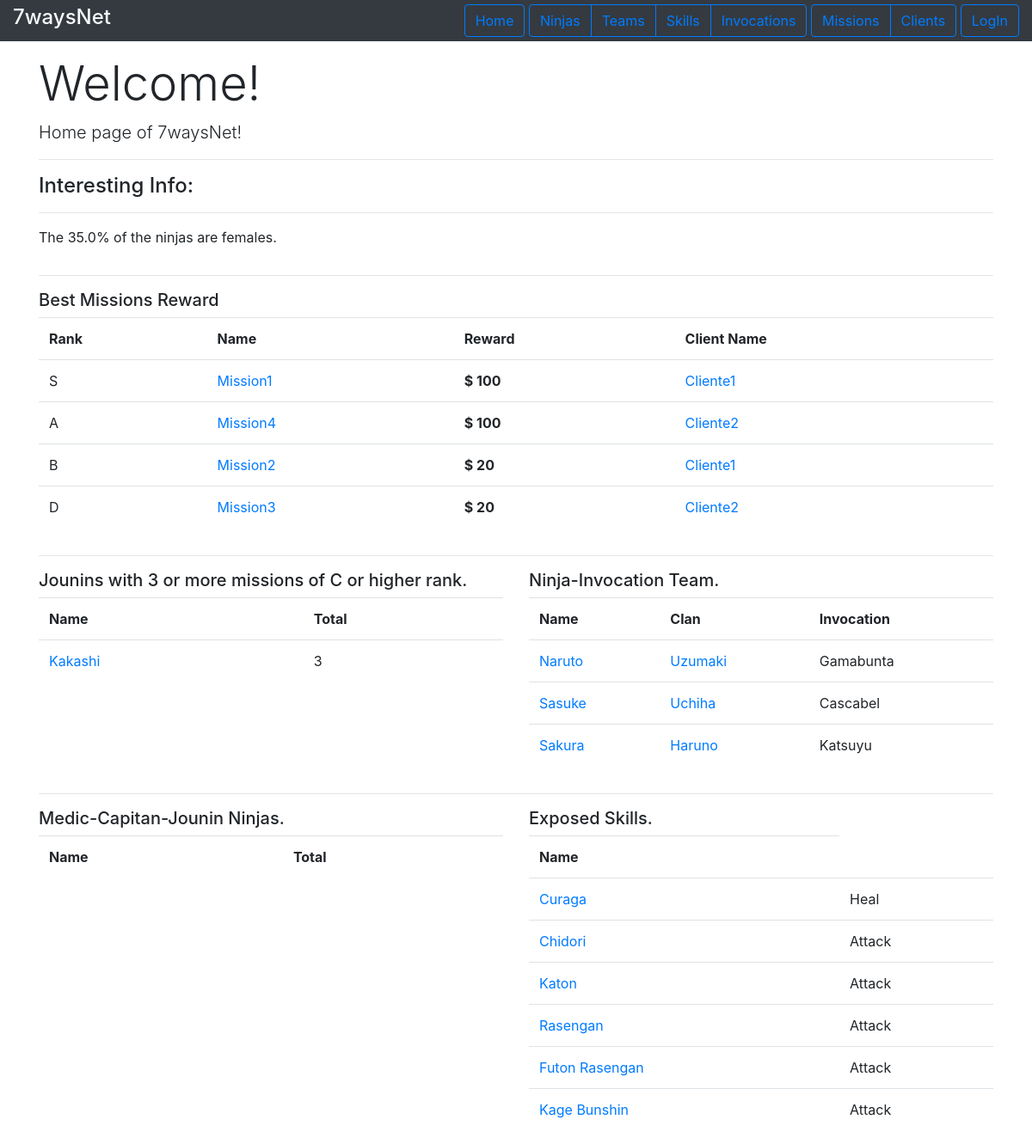
The page / on the database its author committed.
### missions/models.py (models this page shows, shortened)
class Mission(models.Model):
    name = models.CharField(max_length=200)
    description = models.TextField()
    rank = models.CharField(max_length=10)
    reward = models.IntegerField()
    available = models.BooleanField(default=True)
    client = models.ForeignKey(Client, on_delete=models.CASCADE)
    team = models.ForeignKey(Team, on_delete=models.CASCADE, default=None, blank=True,null=True)
    inventory = models.OneToOneField(Inventory, on_delete=models.CASCADE, default=None, null=True, blank=True)
    leader = models.ForeignKey(JouninNinja, on_delete=models.CASCADE, default=None, blank=True,null=True)

class Client(models.Model):
    name = models.CharField(max_length=200)
    country = models.CharField(max_length=200)
    user = models.OneToOneField(User,on_delete=models.CASCADE)

### ninjas/models.py (models this page shows, shortened)
class Ninja(models.Model):
    name = models.CharField(max_length=200)
    nick_name = models.CharField(max_length=50,null=True,blank=True)
    age = models.IntegerField()
    clan = models.CharField(max_length=200)
    birth_date = models.DateTimeField('birth')
    gender = models.CharField(max_length=10)
    max_chakra = models.IntegerField(default=100,null=True,blank=True)
    is_medic = models.BooleanField(default=False)
    skills = models.ManyToManyField(Skill, blank=True)
    user = models.OneToOneField(User,on_delete=models.CASCADE)
    invocations = models.ManyToManyField(Invocation, blank=True)
    team = models.ForeignKey(Team, on_delete=models.CASCADE, default=None, null=True, blank=True)
    def __str__(self):
        return self.name

class JouninNinja(Ninja):
    exam_date = models.DateField()
    calification = models.IntegerField(default=5, validators=[MinValueValidator(0),MaxValueValidator(10)])
    leading_team = models.BooleanField(default=False, blank=True)
    """ def guide_of(self):
        return Team.objects.filter( guide_id = self.pk ) """

class Ninja(models.Model):
    name = models.CharField(max_length=200)
    nick_name = models.CharField(max_length=50,null=True,blank=True)
    age = models.IntegerField()
    clan = models.CharField(max_length=200)
    birth_date = models.DateTimeField('birth')
    gender = models.CharField(max_length=10)
    max_chakra = models.IntegerField(default=100,null=True,blank=True)
    is_medic = models.BooleanField(default=False)
    skills = models.ManyToManyField(Skill, blank=True)
    user = models.OneToOneField(User,on_delete=models.CASCADE)
    invocations = models.ManyToManyField(Invocation, blank=True)
    team = models.ForeignKey(Team, on_delete=models.CASCADE, default=None, null=True, blank=True)
    def __str__(self):
        return self.name

### invocations/models.py (models this page shows, shortened)
class Invocation(models.Model):
    name = models.CharField(max_length=200)
    invocation_type = models.CharField(max_length=200)

### skills/models.py (models this page shows, shortened)
class Skill(models.Model):
    name = models.CharField(max_length=200)
    chakra_required = models.IntegerField()
    belong_to_the_village = models.BooleanField()
    element = models.CharField(max_length=50)
    def specific_type(self):
        types = [AttackSkill,HealSkill]
        specific_skill = self
        for type in types:
            try:
                specific_skill=type.objects.get(pk=self.pk)
                break
            except: pass
        return specific_skill

### seven_ways_net/views.py (the view)
# urls.py: path('',views.index,name="index"),                  #home page
def index(request):
    best5Reward = Best5RewardMissions()
    ninjaInvocationPair = NinjaInvocationPair()
    jounin3C = ShowJouninsWith3C()
    medicCapitans = MedicCapitans()
    exposedSkills = ExposedSkills()
    return render(request,'seven_ways_net/index.html',{
                                                        "femalePercent":femalePercent(),
                                                        "best5Reward" : best5Reward,
                                                        "ninjaInvocationPair":ninjaInvocationPair,
                                                        "jounin3C":jounin3C,
                                                        "medicCapitans":medicCapitans,
                                                        "exposedSkills":exposedSkills
                                                        })

### seven_ways_net/views.py (called while the page is built)
def femalePercent():
    total_famale = len(Ninja.objects.filter(gender="F"))
    total = len(Ninja.objects.all())
    return (total_famale/total )*100 if total > 0 else 0

def Best5RewardMissions():
    return Mission.objects.order_by("-reward")[:5]

def NinjaInvocationPair():          #falta poner que solo los que tengan mas de 6 misiones con rango S.
    ninjas = Ninja.objects.all()
    sol=[]
    for n in ninjas:
        for i in n.invocations.all():
            sol.append((n,i))
    return sol

def ShowJouninsWith3C():
    jounins = JouninNinja.objects.all()
    sol = set()
    for j in jounins:
        c =j.mission_set.filter(rank__lte="C").union(j.mission_set.filter(rank="S")).count()
        if c >= 3:
            sol.add((j,c))
    return list(sol)

def MedicCapitans():
    jounins = JouninNinja.objects.filter(is_medic=True)
    sol = set()
    for j in jounins:
        c = j.mission_set.count()
        if c != 0:
            sol.add((j,c))
    return list(sol)

def ExposedSkills():
    skills=Skill.objects.filter(belong_to_the_village=True).exclude(ninja__team__mission__client__country="Fire").exclude(ninja__team__mission__isnull=True)
    return skills

### skills/models.py (called while the page is built)
    def class_name(self):
        return "Attack"

    def class_name(self):
        return "Heal"

### templates/seven_ways_net/index.html (shortened to what this page needs)
{% extends 'base.html' %}
{% block header %}
    <div class="page-header">
        <h1 class="display-4"> Welcome! </h1>
    </div>
    <p class="lead"> Home page of 7waysNet!</p>
{% endblock %}
{% block content %}
    <h4>Interesting Info:</h4>
    <hr>
    <div class="row">
        <div class="col-md-12">
            The {{femalePercent}}% of the ninjas are females.
        </div>
    </div>
    <hr>
    <div class="row">
        <div class="col-md-12">
            <h5>Best Missions Reward</h5>
            <table class="table">
                <tr><th>Rank</th><th>Name</th><th>Reward</th><th>Client Name</th></tr>
                {% for mission in best5Reward %}
                    <tr>
                        <td> {{mission.rank}}</td>
                        <td><a href="{% url 'missions:mission_details' mission.pk%}"> {{mission.name}}</a></td>
                        <th>$ {{mission.reward}}</th>
                        <td><a href="{% url 'missions:profile' mission.client.pk%}"> {{mission.client.name}}</a></td>
                    </tr>
                {% endfor %}
            </table>
        </div>
    </div>
    <hr>
    <div class="row">
        <div class="col-md-6">
            <h5>Jounins with 3 or more missions of C or higher rank.</h5>
            <table class="table">
                <tr><th>Name</th><th>Total</th>
                {% for ninja,c in jounin3C %}
                    <tr>
                        <td> <a href="{% url 'ninjas:profile' ninja.pk %}"> {{ninja.name}}</a></td>
                        <td>{{c}}</td>
                    </tr>
                {% endfor %}
                </table>
        </div>
        <div class="col-md-6">
            <h5>Ninja-Invocation Team.</h5>
            <table class="table">
                <tr><th>Name</th><th>Clan</th><th>Invocation</th>
                {% for ninja,inv in ninjaInvocationPair %}
                    <tr>
                        <td> <a href="{% url 'ninjas:profile' ninja.pk%}"> {{ninja}} </a></td>
                        <td> <a href="{% url 'ninjas:clan' ninja.clan%}"> {{ninja.clan}} </a></td>
                        <td>{{inv.name}}</td>
                    </tr>
                {% endfor %}
            </table>
        </div>
    </div>
    <hr>
    <div class="row">
        <div class="col-md-6">
            <h5>Medic-Capitan-Jounin Ninjas.</h5>
            <table class="table">
                <tr><th>Name</th><th>Total</th>
                </table>
        </div>
        <div class="col-md-6">
            <h5>Exposed Skills.</h5>
            <table class="table">
                <tr><th>Name</th>
                {% for skill in exposedSkills %}
                    <tr>
                    {% if skill.specific_type.class_name == "Attack" %}
                        <td><a href="{% url 'skills:attack_skill_detail' skill.pk %}"> {{skill.name}}</a></td>
                        <td> {{skill.specific_type.class_name}} </td>
                    {% else %}
                        <td><a href="{% url 'skills:heal_skill_detail' skill.pk %}"> {{skill.name}}</a></td>
                        <td> {{skill.specific_type.class_name}} </td>
                    {% endif %}
                    </tr>
                {% endfor %}
                </table>
        </div>
    </div>
{% endblock %}

### static/mystyle.css (style rules this page uses)
.page-header { display: flex; flex-flow: row wrap; justify-content: space-between; align-items: center; }

### rows shown on the page
Mission: rank "S", name "Mission1", reward "100", client.name "Cliente1"
Mission: rank "A", name "Mission4", reward "100", client.name "Cliente2"
Mission: rank "B", name "Mission2", reward "20", client.name "Cliente1"
Mission: rank "D", name "Mission3", reward "20", client.name "Cliente2"
JouninNinja: name "Kakashi", c "3"
Ninja: name "Naruto", clan "Uzumaki", name "Gamabunta"
Ninja: name "Sasuke", clan "Uchiha", name "Cascabel"
Ninja: name "Sakura", clan "Haruno", name "Katsuyu"
Skill: name "Curaga", specific_type.class_name "Heal"
Skill: name "Chidori", specific_type.class_name "Attack"
Skill: name "Katon", specific_type.class_name "Attack"
Skill: name "Rasengan", specific_type.class_name "Attack"
Skill: name "Futon Rasengan", specific_type.class_name "Attack"
Skill: name "Kage Bunshin", specific_type.class_name "Attack"

### other values the page prints
{{ femalePercent }} "35.0"
